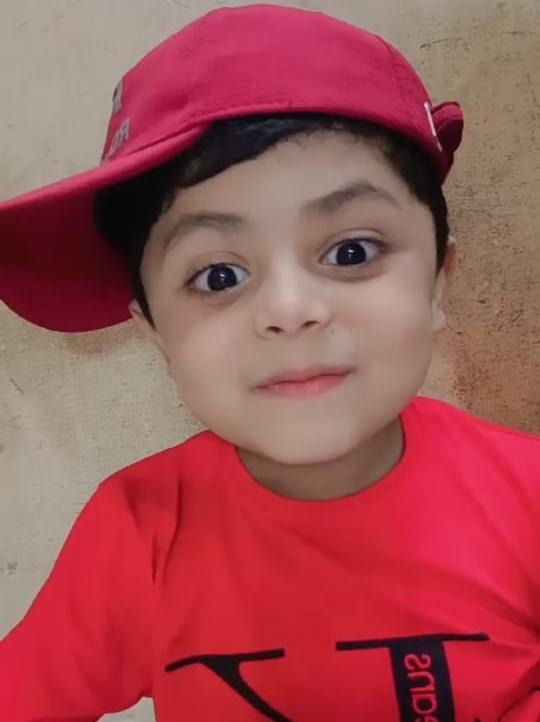
#> input picture bhanja.jpg, 540 x 722 px
$ python -i color_tracker.py   (imports and definitions only)
#> lines starting #> are read from the running program, lines starting #| are printed output that depends on the picture; after the words box and inside, x2 and y2 are one past the last pixel; in counts of white or black regions, pixels touching at a corner belong together
#> further down, picture is the input picture: shape (722, 540, 3); mean B, G, R 84.3, 80.3, 161.8
"""
color_tracker.py - GestureVision AI
--------------------------------------
Real-time HSV color object tracking + air drawing.
Tracks 4 colored objects (orange, purple, green, blue)
and paints their movement on the camera frame.
Toggle with D key.
"""

import cv2
import numpy as np
from collections import deque

FONT  = cv2.FONT_HERSHEY_SIMPLEX
FONTB = cv2.FONT_HERSHEY_DUPLEX

# HSV color ranges [H_lo, S_lo, V_lo, H_hi, S_hi, V_hi]
COLOR_RANGES = [
    [5,  107, 80,  19, 255, 255],   # Orange
    [133, 56,  0, 159, 255, 255],   # Purple
    [57,  76,  0, 100, 255, 255],   # Green
    [90,  48,  0, 118, 255, 255],   # Blue
]

# BGR colors for drawing
DRAW_COLORS = [
    (51,  153, 255),   # Orange
    (255,   0, 255),   # Purple
    (0,   255,   0),   # Green
    (255,   0,   0),   # Blue
]

COLOR_NAMES = ["Orange", "Purple", "Green", "Blue"]


class ColorTracker:
    """
    Tracks colored objects via HSV masks and draws their trails
    on the live camera feed.
    """
    def __init__(self, w=1280, h=720, trail_len=120):
        self.w = w
        self.h = h
        # Separate trail deque per color
        self._trails = [deque(maxlen=trail_len) for _ in COLOR_RANGES]
        self._canvas  = np.zeros((h, w, 3), dtype=np.uint8)
        self.active   = False

    def clear(self):
        self._canvas[:] = 0
        for t in self._trails:
            t.clear()

    def process(self, frame):
        """
        Detect each color, update trails, draw on frame.
        Returns modified frame + list of detected (name, cx, cy) tuples.
        """
        hsv      = cv2.cvtColor(frame, cv2.COLOR_BGR2HSV)
#> hsv: shape (722, 540, 3); mean H, S, V 93.3, 133.5, 161.9
        detected = []

        for idx, (rng, col, name) in enumerate(
                zip(COLOR_RANGES, DRAW_COLORS, COLOR_NAMES)):
            lower = np.array(rng[:3])
            upper = np.array(rng[3:])
            mask  = cv2.inRange(hsv, lower, upper)
            # Morphological clean
            mask  = cv2.erode(mask,  None, iterations=1)
            mask  = cv2.dilate(mask, None, iterations=2)

            cx, cy = self._get_center(mask)

            if cx > 0 and cy > 0:
                detected.append((name, cx, cy))
                self._trails[idx].append((cx, cy))
                # Draw live dot indicator on frame
                cv2.circle(frame, (cx, cy), 14, col, cv2.FILLED)
                cv2.circle(frame, (cx, cy), 14, (255,255,255), 2)
                cv2.putText(frame, name, (cx+18, cy+6),
                            FONTB, 0.42, col, 1, cv2.LINE_AA)
            else:
                self._trails[idx].append(None)

            # Draw trail on canvas
            trail = list(self._trails[idx])
            for i in range(1, len(trail)):
                if trail[i] is None or trail[i-1] is None:
                    continue
                alpha  = i / len(trail)
                thick  = max(1, int(5 * alpha))
                col_a  = tuple(int(c * alpha) for c in col)
                cv2.line(self._canvas, trail[i-1], trail[i],
                         col_a, thick, cv2.LINE_AA)
#> this loop made 4 passes
#> (cx, cy) on passes 1 to 4: (318, 417), (421, 638), (0, 0), (0, 0)
#> pass 1, in process, `mask  = cv2.inRange(hsv, lower, upper)`:
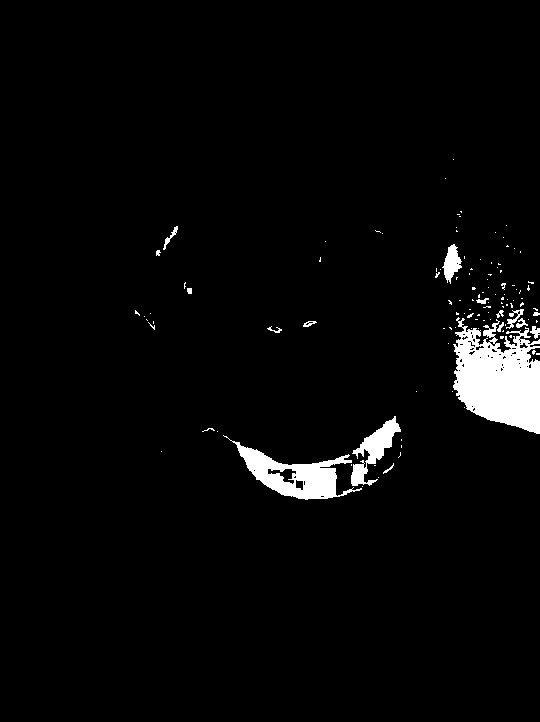
#> mask: shape (722, 540); 3.2% white; 118 white regions (101 under 20 px), largest, box (x1, y1, x2, y2) and area: (453, 317, 540, 434) 6784, (223, 435, 362, 500) 2920, (351, 416, 401, 486) 1267
#> pass 1, in process, `mask  = cv2.erode(mask,  None, iterations=1)`:
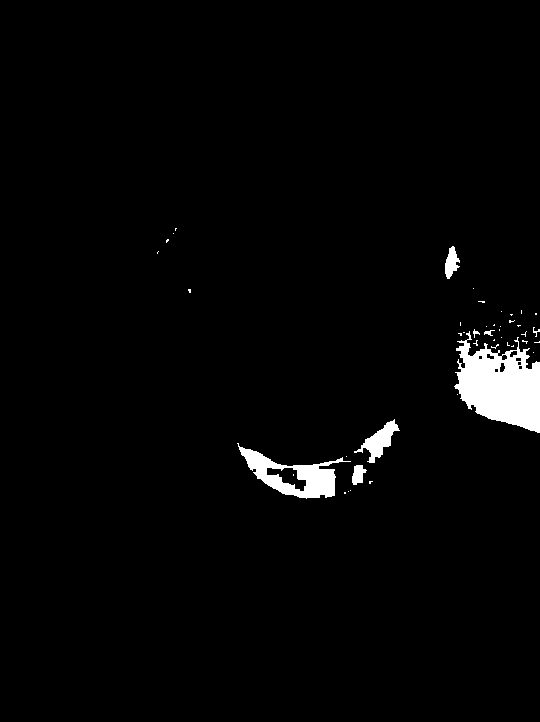
#> mask: shape (722, 540); 2.3% white; 45 white regions (37 under 20 px), largest, box (x1, y1, x2, y2) and area: (454, 331, 540, 433) 5325, (237, 443, 351, 499) 2226, (354, 419, 400, 463) 711
#> pass 1, in process, `mask  = cv2.dilate(mask, None, iterations=2)`:
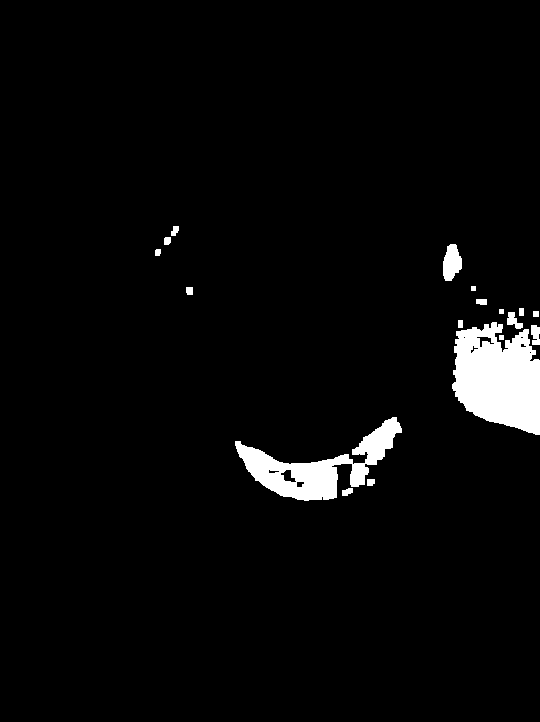
#> mask: shape (722, 540); 3.5% white; 18 white regions, largest, box (x1, y1, x2, y2) and area: (452, 322, 540, 435) 7291, (235, 417, 402, 501) 4817, (443, 244, 462, 281) 514
#> pass 2, in process, `mask  = cv2.inRange(hsv, lower, upper)`:
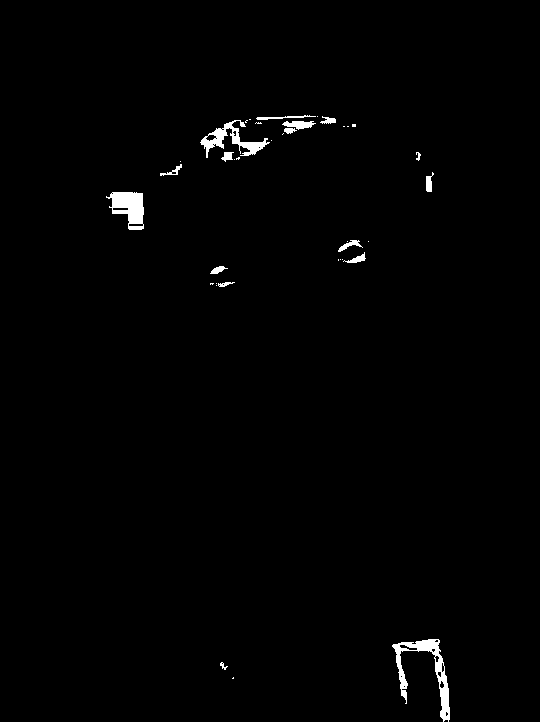
#> mask: shape (722, 540); 1% white; 37 white regions (21 under 20 px), largest, box (x1, y1, x2, y2) and area: (392, 639, 450, 722) 1202, (106, 192, 144, 230) 884, (200, 120, 270, 158) 798
#> after the loop:
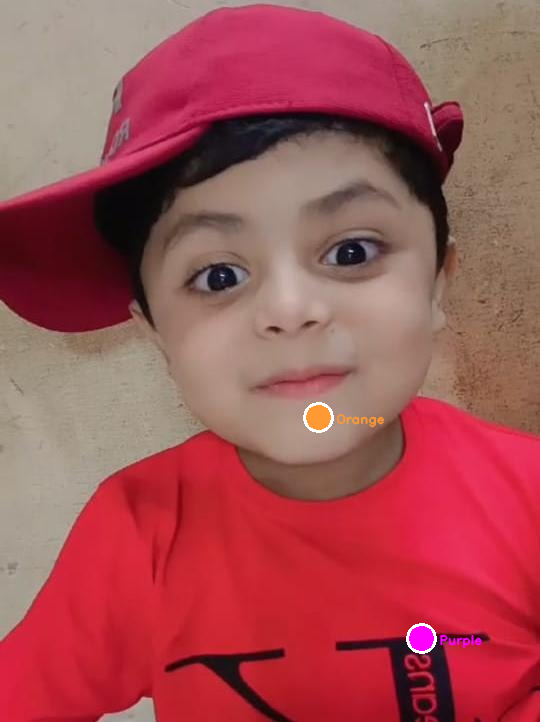
#> frame: shape (722, 540, 3); 0.57% of pixels changed, all inside (x1, y1, x2, y2) = (303, 402, 483, 654)
#> after the loop:
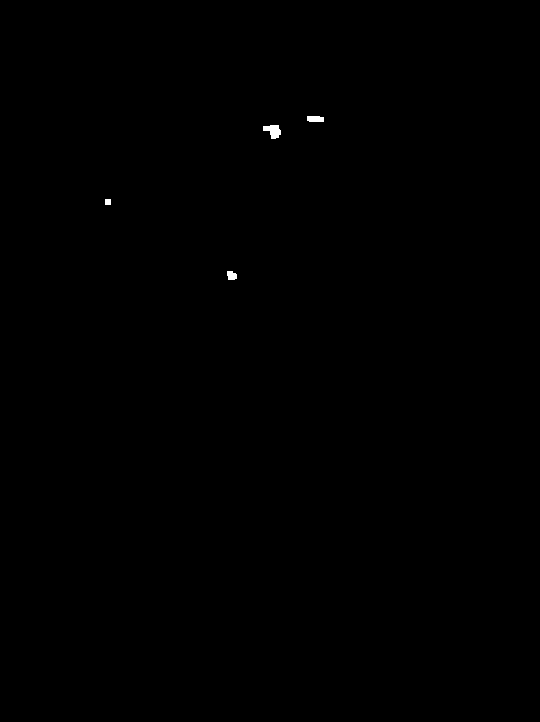
#> mask: shape (722, 540); 0.1% white; 4 white regions, box (x1, y1, x2, y2) and area: (263, 125, 281, 139) 165, (307, 116, 324, 122) 96, (227, 271, 237, 280) 75, (105, 199, 111, 205) 36
#> after the loop: self._canvas: shape (720, 1280, 3); every value is 0
#> after the loop, detected = [('Orange', 318, 417), ('Purple', 421, 638)]

        # Fade canvas over time (ghost trail effect)
        self._canvas = (self._canvas.astype(np.float32) * 0.96).astype(np.uint8)

        # Blend canvas onto frame
        mask_gray = cv2.cvtColor(self._canvas, cv2.COLOR_BGR2GRAY)
#> mask_gray: shape (720, 1280); every value is 0
        _, mask_bin = cv2.threshold(mask_gray, 1, 255, cv2.THRESH_BINARY)
        mask_inv = cv2.bitwise_not(mask_bin)
#> mask_inv: shape (720, 1280); every value is 255
#> (the run stopped early here; a loop or call above may not have finished)

$ run again, on user_face.jpg
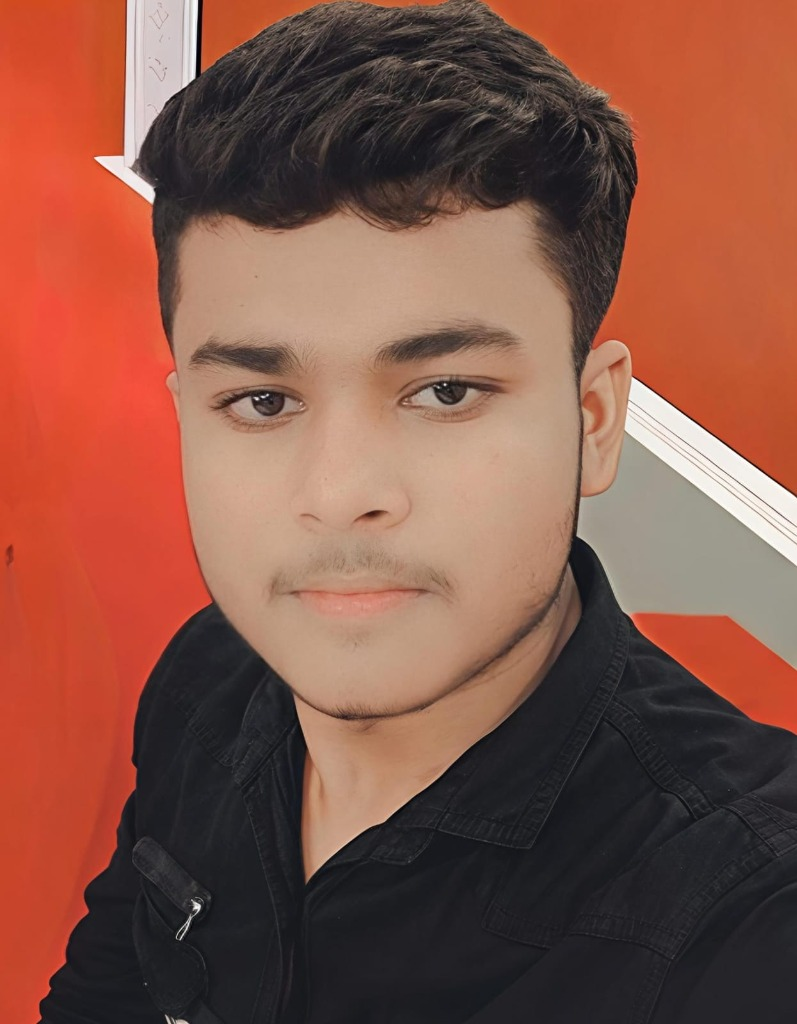
#> input picture user_face.jpg, 797 x 1024 px
#> picture is the input picture: shape (1024, 797, 3); mean B, G, R 70.2, 84.6, 133.8
#> hsv: shape (1024, 797, 3); mean H, S, V 47, 97.6, 135.2
#> the loop in process, `for idx, (rng, col, name) in enumerate( zip(COLOR_RANGES, DRAW_COLORS,..` made 4 passes
#> (cx, cy) on passes 1 to 4: (314, 751), (0, 0), (0, 0), (112, 991)
#> pass 1, in process, `mask  = cv2.dilate(mask, None, iterations=2)`:
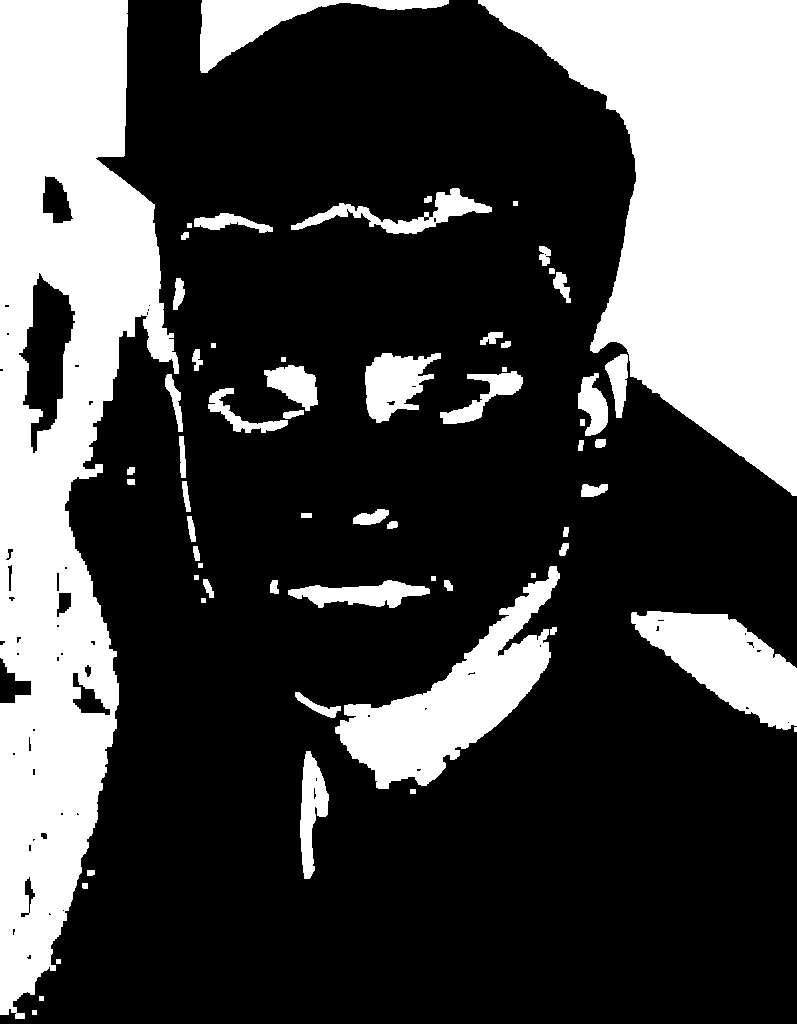
#> mask: shape (1024, 797); 29.2% white; 63 white regions (1 under 20 px), largest, box (x1, y1, x2, y2) and area: (0, 0, 179, 1019) 99638, (478, 0, 797, 496) 84349, (335, 566, 560, 789) 17427
#> after the loop in process, `for idx, (rng, col, name) in enumerate(`:
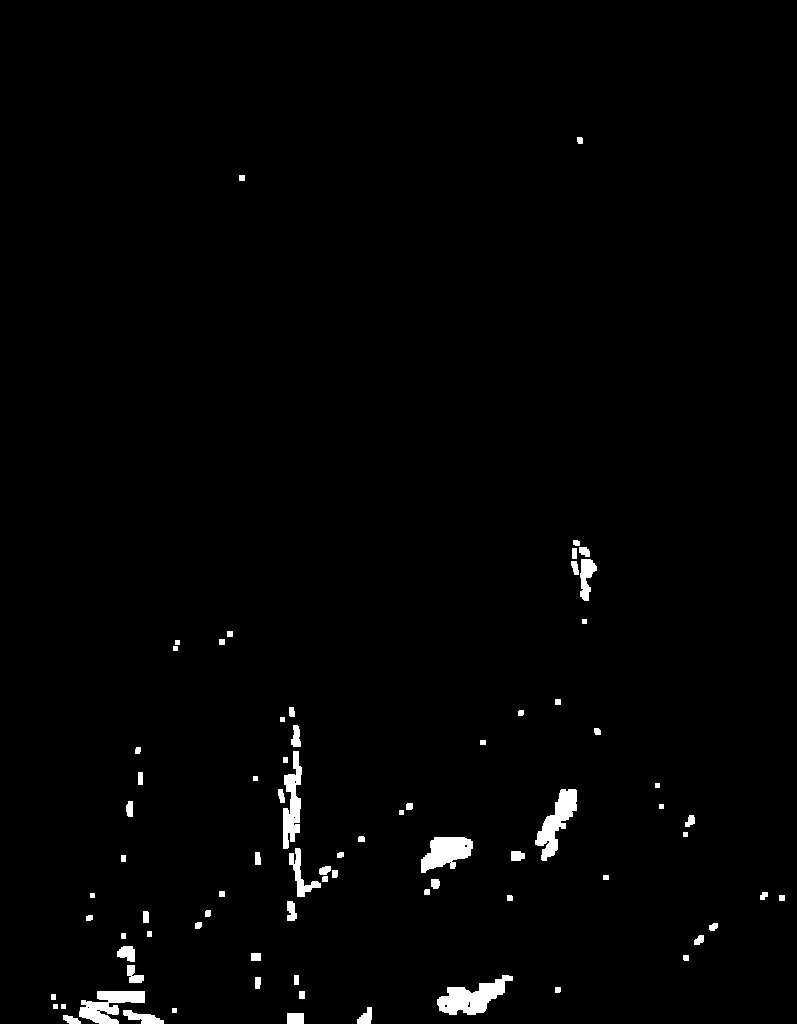
#> mask: shape (1024, 797); 1.4% white; 78 white regions, largest, box (x1, y1, x2, y2) and area: (437, 975, 513, 1015) 1505, (535, 789, 577, 861) 1293, (421, 837, 473, 873) 1216
#> after the loop in process, `for idx, (rng, col, name) in enumerate(`: detected = [('Orange', 314, 751), ('Blue', 112, 991)]
#> mask_gray: shape (720, 1280); every value is 0
#> mask_inv: shape (720, 1280); every value is 255
